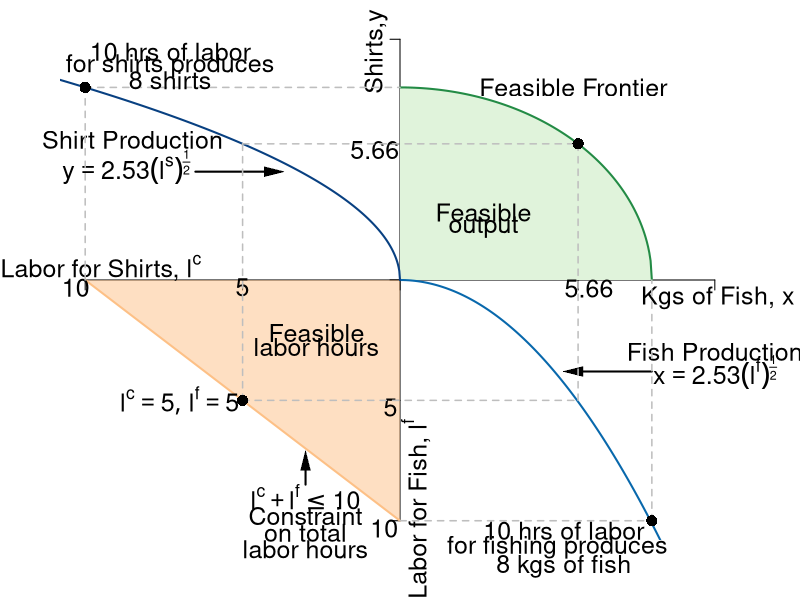

The R source for this figure:
#Graph Designer: Simon Halliday
#Authors: Bowles, Foley and Halliday
#Title: Coordination, Conflict and Competition: A Text in Microeconomics

require(shape)
pdf(file = "specprodexch/ppf_dos_quadrant.pdf", width = 9, height = 9)

#Set parameters for graphics
pointsize <- 1.8
axislabelsize <- 1.8
labelsize <- 1.5
namesize <- 1.8
annotatesize <- 1.5
graphlinewidth <- 2
segmentlinewidth <- 1.5

COL <- c("#7fc97f", "#beaed4", "#fdc086", "#ffff99", "#386cb0", "#f0027f", "#bf5b17", "#666666")
COLA <- c("#e0f3db", "#99d8c9","#66c2a4","#41ae76", "#238b45", "#005824")
COLB <- c("#4eb3d3", "#2b8cbe", "#0868ac","#084081")

#Edited the margins to cater for the larger LHS labels
par(mar =  c(3, 3, 1, 3))

#Change this to make it log of l 

# ppf <- function(l, k = 0.5) {
#   k * (1/l)
# }


ppf <- function(x, yint = 64){
  sqrt(yint - (x)^2)
}

#actualfunction
#foodProd <- function(l, k = -2.529822, alpha = 0.5){
#  (-k)*l^alpha
#}

foodProd <- function(l, k = (6.328125)^-1, alpha = 2){
  (-k)*(l)^alpha
}

feasibleLabor <- function(l, time = 10){
  - time - l
}

manufactureProd <- function(l, k =  2.529822, alpha = 0.5){
  k * (-l)^alpha
}

xlims <- c(-10, 10)
ylims <- c(-10, 10)

npts <- 501 
x <- seq(xlims[1], xlims[2], length.out = npts)
y <- seq(ylims[1], ylims[2], length.out = npts) 

plot(0, 0, xlim = xlims, ylim = ylims, type = "n",
     xlab = expression(paste("")),
     ylab = expression(paste("")), 
     xaxt = "n", 
     yaxt = "n", 
     cex.lab = axislabelsize, 
     bty = "n"
)

ticksy <- c(ylims[1], -5, 0, manufactureProd(-5), ylims[2])
ylabels <- c(NA, NA, NA, NA, NA)
ticksx <- c(xlims[1], -5, 0, manufactureProd(-5), xlims[2])
xlabels <- c(NA, NA, NA, NA, NA)

axis(1, at = ticksx, pos = 0, labels = xlabels)
axis(2, at = ticksy, pos = 0, labels = ylabels, las = 1)

npts <- 501 
xx1 <- seq(0, 20, length.out = npts)
xx2 <- seq(0, xlims[2], length.out = npts)
xx3 <- seq(xlims[1], 0, length.out = npts)
xx4 <- seq(-11, 0, length.out = npts)

#Draw the polygon for shading the feasible set
xpoly1 <- seq(from = 0, to = 8, length.out = 501)
ypoly1 <- ppf(xpoly1)
polygon(x = c(xpoly1, rev(xpoly1[1])), y = c(ypoly1, rev(ypoly1)[1]), col=COLA[1], density=NULL, border = NA)

# shade 
polygon(x = c(-10, 0, 0), 
        y = c(0, 0, -10),
        border = FALSE, col = adjustcolor(COL[3], alpha.f = 0.5))

#Draw the graphs
lines(xx1, ppf(xx1), col = COLA[5], lwd = graphlinewidth)
lines(xx2, foodProd(xx2), col = COLB[3], lwd = graphlinewidth)
lines(xx3, feasibleLabor(xx3, time = 10), col = COL[3], lwd = graphlinewidth)
lines(xx4, manufactureProd(xx4, k =  2.529822, alpha = 0.5), col = COLB[4], lwd = graphlinewidth)

#mtext(expression(paste("Quantity of food, ", x)), side=1, line = 2.5, cex = axislabelsize)
text(-0.75, 9.5, expression(paste("Shirts,", y)), xpd = TRUE, srt = 90, cex = labelsize) 
text(10.1, -0.75, expression(paste("Kgs of Fish, ", x)), xpd = TRUE, cex = labelsize)
text(0.5, -9.5, expression(paste("Labor for Fish, ", l^f)), xpd = TRUE, cex = labelsize, srt= 90) 
text(-9.5, 0.5, expression(paste("Labor for Shirts, ", l^c)), xpd = TRUE, cex = labelsize)

#Label the points on the axes we want
#text(-0.6, 2.8, expression(paste(12.5)), xpd = TRUE, cex = axislabelsize)
text(-0.8, 5.4, expression(paste(5.66)), xpd = TRUE, cex = labelsize)
#text(2.9, -0.3, expression(paste(2.5)), xpd = TRUE, cex = axislabelsize)
text(6, -0.35, expression(paste(5.66)), xpd = TRUE, cex =labelsize)
text(-5, -0.3, expression(paste(5)), xpd = TRUE, cex = labelsize)
text(-0.3, -5.3, expression(paste(5)), xpd = TRUE, cex = labelsize)
text(-10.3, -0.3, expression(paste(10)), xpd = TRUE, cex = labelsize)
text(-0.5, -10.3, expression(paste(10)), xpd = TRUE, cex = labelsize)

#Feasble output
text(2.65, 2.8, expression("Feasible"),cex = labelsize)
text(2.65, 2.2, expression("output"),cex = labelsize)

#Label the two production functions
#Clothing
text(-8.5, 5.8, expression(paste("Shirt Production")), xpd = TRUE, cex = labelsize)
text(-8.7, 4.7, expression(paste(y == 2.53*(l^s)^frac(1,2))), xpd = TRUE, cex = labelsize)
Arrows(-6.5, 4.5, -4, 4.5, col = "black", lty = 1, lwd = 2, arr.type = "triangle", arr.lwd = 0.5)

#food
text(10, -3, expression(paste("Fish Production")), xpd = TRUE, cex = labelsize)
text(10, -3.8, expression(paste(x == 2.53*(l^f)^frac(1,2))), xpd = TRUE, cex = labelsize)
Arrows(8, -3.8, 5.5, -3.8, col = "black", lty = 1, lwd = 2, arr.type = "triangle", arr.lwd = 0.5)

#Draw segments for the 50/50 split of time
segments(-5, -5, -5, manufactureProd(-5), lty = 2, col = "gray", lwd = segmentlinewidth)
segments(-5, -5, manufactureProd(-5), -5, lty = 2, col = "gray", lwd = segmentlinewidth)
segments(-5, manufactureProd(-5), manufactureProd(-5), manufactureProd(-5), lty = 2, col = "gray", lwd = segmentlinewidth)
segments(manufactureProd(-5), -5, manufactureProd(-5), manufactureProd(-5), lty = 2, col = "gray", lwd = segmentlinewidth)

#Annotate Max time on clothes
segments(-10, 0, -10, 8, lty = 2, col = "gray", lwd = segmentlinewidth)
segments(-10, 8, 0, 8, lty = 2, col = "gray", lwd = segmentlinewidth)
text(-7.3, 9.5, expression(paste("10 hrs of labor")), cex = labelsize)
text(-7.3, 8.9, expression(paste("for shirts produces")),cex = labelsize)
text(-7.3, 8.3, expression(paste("8 shirts")), cex = labelsize)
points(-10, 8, pch = 16, col = "black", cex = 1.5)

#Annotate Max time on farming
segments(0, -10, 8, -10, lty = 2, col = "gray", lwd = segmentlinewidth)
segments(8, -10, 8, 0, lty = 2, col = "gray", lwd = segmentlinewidth)
text(5.2, -10.4, expression(paste("10 hrs of labor")), xpd= TRUE, cex = labelsize)
text(5, -11.1, expression(paste("for fishing produces")), xpd= TRUE, cex = labelsize)
text(5.2, -11.9, expression(paste("8 kgs of fish")),xpd= TRUE, cex = labelsize)
points(8, -10, pch = 16, col = "black", cex = 1.5)

#Annotate point on ppf 
points(manufactureProd(-5), manufactureProd(-5), pch = 16, col = "black", cex = 1.5)
# text(manufactureProd(-5) + 3.5, manufactureProd(-5) + 0.5, expression(paste("5.66 shirts &")),xpd= TRUE, cex = labelsize)
# text(manufactureProd(-5) + 4, manufactureProd(-4.5), expression(paste("5.66 kilograms of fish")),xpd= TRUE, cex = labelsize)

#Annotate point on labor feasibility frontier
points(-5, -5, pch = 16, col = "black", cex = 1.5)
text(-7, -5, expression(paste(list(l^c ==5, l^f == 5))), cex = labelsize)

text(-3, -9, expression(paste(l^c + l^f <= 10)), cex = labelsize)
Arrows(-3, -8.5, -3, -7.5, col = "black", lty = 1, lwd = 2, arr.type = "triangle", arr.lwd = 0.5)
text(-3, -9.8, expression("Constraint"),cex = labelsize)
text(-3, -10.5, expression("on total"),cex = labelsize, xpd = TRUE)
text(-3, -11.2, expression("labor hours"),cex = labelsize, xpd = TRUE)



#Label the feasible frontier
text(5.5, 8, expression("Feasible Frontier"),cex = labelsize)
#text(5.5, 8.4, expression("(production possibilities frontier)"),cex = labelsize)

# Label constraint 
#Label the feasible frontier
text(-2.65, -2.2, expression("Feasible"),cex = labelsize)
text(-2.65, -2.8, expression("labor hours"),cex = labelsize)
#text(-2.65, -3.4, expression("labor hours"),cex = labelsize)

dev.off()
